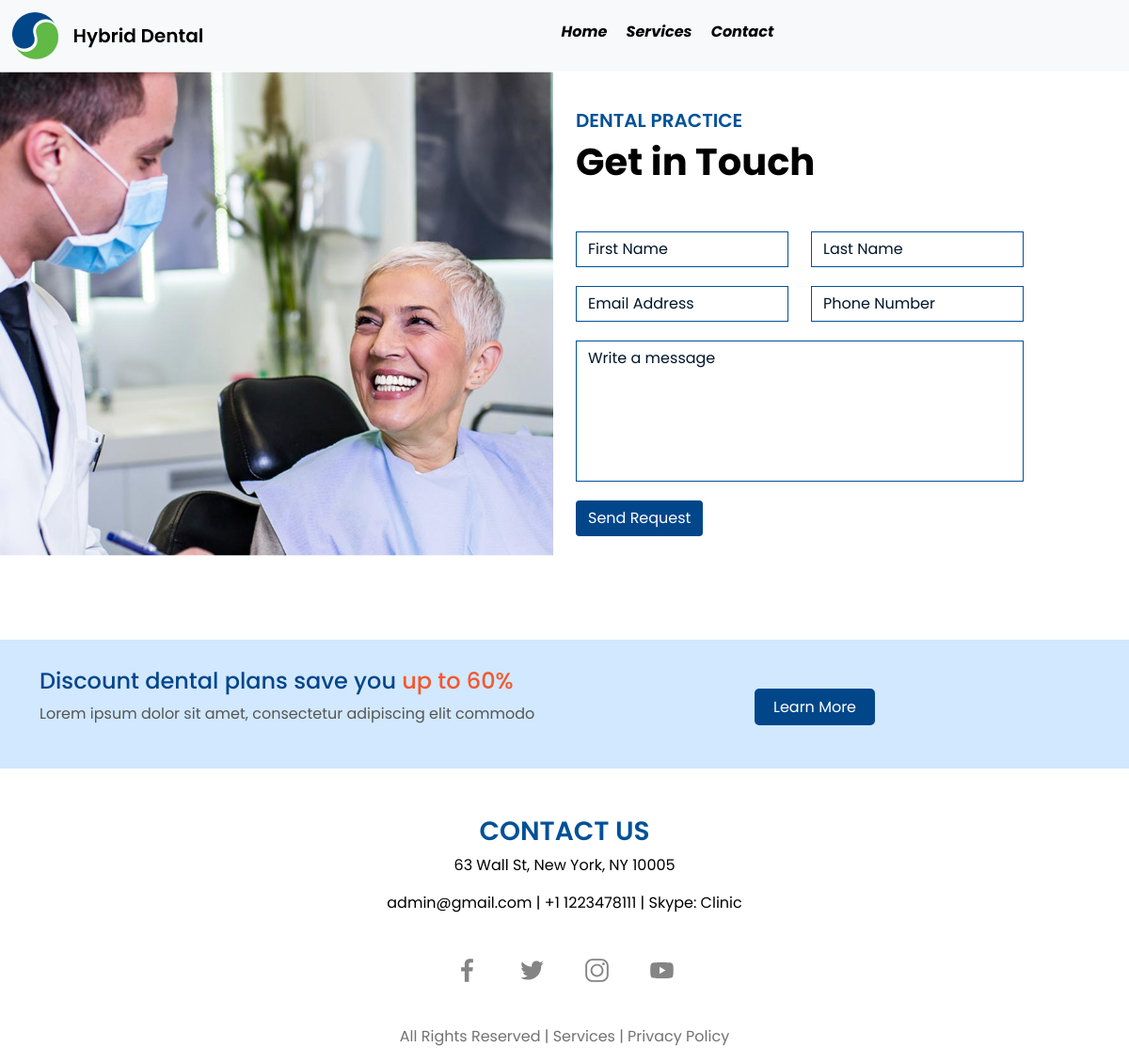
Page /contact/ on the committed database.
### Website/models.py (models this page shows, shortened)
class ContactDetails(models.Model):
    clinic_name = models.CharField(max_length=200, null=True, blank=True)
    logo = models.ImageField(upload_to='pictures', null=True, blank=True)
    email = models.EmailField(null=True, blank=True)
    phone_number = models.CharField(max_length=13, null=True, blank=True)
    address = models.CharField(max_length=200, null=True, blank=True)
    instagram_link = models.CharField(max_length=200, null=True, blank=True)
    fb_link = models.CharField(max_length=200, null=True, blank=True)
    twitter_link = models.CharField(max_length=200, null=True, blank=True)
    youtube_link = models.CharField(max_length=200, null=True, blank=True)
    opening_time = models.TimeField(null=True, blank=True)
    closing_time = models.TimeField(null=True, blank=True)

### Website/views.py (the view, shortened to what this page needs)
# urls.py: path("contact/", ContactView.as_view(), name="contact"),
class ContactView(View):
    def get(self, request):
        context = dict()
        context['contact_details'] = ContactDetails.objects.all().last()
        return render(request, "contact.html", context)

### templates/contact.html (shortened to what this page needs)
{% load static %}
<!doctype html>
<html lang="en">
<head>
    <link rel="stylesheet" href="{% static 'assets/css/bootstrap.min.css' %}">
    <link rel="stylesheet" href="{% static 'assets/css/custom.css' %}" />
    <link rel="stylesheet" href="{% static 'assets/css/responsive.css' %}" />
</head>
<body>
<nav class="navbar navbar-expand-lg navbar-light bg-light">
    <div class="container-fluid">
        <a class="navbar-brand" href="#">
            <img src="{% static 'assets/images/logo.png' %}" />
        </a>
        <div class="collapse navbar-collapse" id="navbarSupportedContent">
        <ul class="navbar-nav m-auto mb-2 mb-lg-0">
                <li class="nav-item">
                <a class="nav-link active" aria-current="page" href="{% url 'dashboard' %}"><h6><strong style="font-style: italic;">Home</strong></h6></a>
                </li>
                <li class="nav-item">
                <a class="nav-link" href="{% url 'services' %}"><h6><strong style="font-style: italic;">Services</strong></h6></a>
                </li>
                <li class="nav-item">
                <a class="nav-link" href="{% url 'contact' %}"><h6><strong style="font-style: italic;" >Contact</strong></h6></a>
                </li>
            </ul>
        </div>
    </div>
</nav>
<section class="contact-section">
    <div class="container-fluid">
        <div class="row">
            <div class="col-lg-6 img-section">
                <div class="contact-img">
                    <img src="{% static 'assets/images/contact.png' %}" />
                </div>
            </div>
            <div class="col-lg-5">
               <form method="post">
                    <h5>Dental Practice</h5>
                    <h1>Get in Touch</h1>
                   <div class="row">
                       <div class="col-lg-6">
                           <div class="form-group">
                               <input type="text" name="first_name" class="form-control required" placeholder="First Name">
                           </div>
                       </div>
                       <div class="col-lg-6">
                           <div class="form-group">
                               <input type="text" class="form-control" name="last_name" placeholder="Last Name">
                           </div>
                       </div>
                       <div class="col-lg-6">
                           <div class="form-group">
                               <input type="text" class="form-control" name="email" placeholder="Email Address">
                           </div>
                       </div>
                       <div class="col-lg-6">
                           <div class="form-group">
                               <input type="text" class="form-control" name="phone_number" placeholder="Phone Number">
                           </div>
                       </div>
                       <div class="col-lg-12">
                           <div class="form-group">
                               <textarea class="form-control" name="message" placeholder="Write a message"></textarea>
                           </div>
                           <div class="form-group">
                               <input type="submit" class="btn btn-submit" value="Send Request">
                           </div>
                       </div>
                   </div>
               </form>
            </div>
        </div>
    </div>
</section>
<section class="offers-section">
    <div class="container">
        <div class="row">
            <div class="col-md-8">
                <div class="offet-content">
                    <h4>Discount dental plans save you <span>up to 60%</span></h4>
                    <p>Lorem ipsum dolor sit amet, consectetur adipiscing elit commodo</p>
                </div>
            </div>
            <div class="col-md-4">
                <div class="offer-btn">
                    <a href="">Learn More</a>
                </div>
            </div>
        </div>
    </div>
</section>
<section class="footer">
    <div class="container">
        <div class="row">
            <div class="col-lg-12">
                <div class="footer-content">
                    <h3>CONTACT US</h3>
                    <p>{{contact_details.address}}</p>
                    <p><a href="mailto:company@email.com">{{contact_details.email}}</a> | <a href="tel:+848/8935-432">{{contact_details.phone_number}}</a> | <a href="javascript:void(0);">Skype: {{contact_details.clinic_name}}</a></p>
                    <ul>
                        <li><a href="{{contact_details.fb_link}}"><img src="{% static 'assets/images/facebook.svg' %}" /></a></li>
                        <li><a href="{{contact_details.twitter_link}}"><img src="{% static 'assets/images/twitter.svg' %}" /></a></li>
                        <li><a href="{{contact_details.instagram_link}}"><img src="{% static 'assets/images/instagram.svg' %}" /></a></li>
                        <li><a href="{{contact_details.youtube_link}}"><img src="{% static 'assets/images/youtube.svg' %}" /></a></li>
                    </ul>
                    <p class="copyright-text">All Rights Reserved | Services | Privacy Policy</p>
                </div>
            </div>
        </div>
    </div>
</section>
</body>
</html>

### get_static/assets/css/custom.css (style rules this page uses)
body { margin: 0; font-family: 'Poppins', sans-serif; }
.navbar .navbar-collapse .navbar-nav .nav-item .nav-link { color: #000; font-weight: 600; transition: all 0.2s ease-in-out }
.footer .footer-content { text-align: center; }
.footer .footer-content h3 { color: #005197; font-weight: 600; }
.footer .footer-content p { color: #000; }
.footer .footer-content p a { color: #000; text-decoration: none; }
.footer .footer-content ul { padding: 30px 0; }
.footer .footer-content ul li { display: inline-block; margin: 0 20px; }
.footer .footer-content ul li a img { width: 100%; max-width: 25px; }
.footer .footer-content .copyright-text { color: #727272; }
.contact-section { margin-bottom: 30px; }
.contact-section .row .img-section { padding-left: 0; }
.contact-section form { padding: 40px 0; }
.contact-section .contact-img img { width: 100%; }
.contact-section form h5 { color: #005197; text-transform: uppercase; font-weight: 600; }
.contact-section form h1 { color: #000; font-weight: 700; margin-bottom: 50px; }
.contact-section form .form-group { margin-bottom: 20px }
.contact-section form .form-group .form-control { border: 1px solid #005197; border-radius: 0; box-shadow: none; }
.contact-section form .form-group textarea.form-control { height: 150px; resize: none; }
.contact-section form .form-group .btn-submit { background: #02468a; color: #fff; }
.offers-section { background: #d1e8ff; padding: 30px 0; margin: 50px 0; }
.offers-section .offet-content h4 { color: #02468a; }
.offers-section .offet-content h4 span { color: #f4572e; }
.offers-section .offet-content p { color: #555555; }
.offers-section .offer-btn { margin-top: 30px; }
.offers-section .offer-btn a { background: #02468a; color: #fff; text-decoration: none; padding: 8px 20px; border-radius: 5px; }

### rows in the picture
ContactDetails: address "63 Wall St, New York, NY 10005", email "admin@gmail.com", phone_number "+1 1223478111", clinic_name "Clinic"
